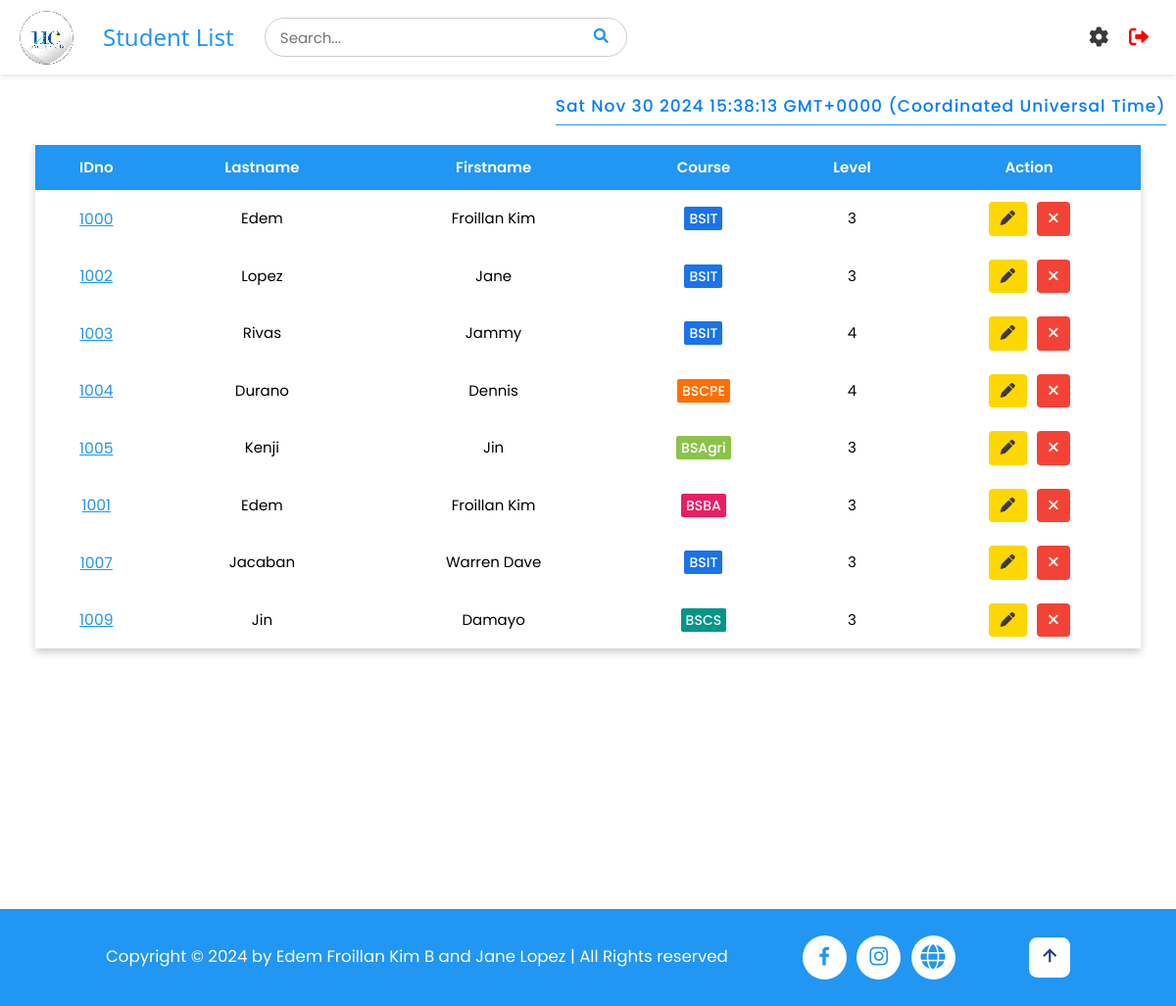
The page /students (signed in) on the database as committed earlier.
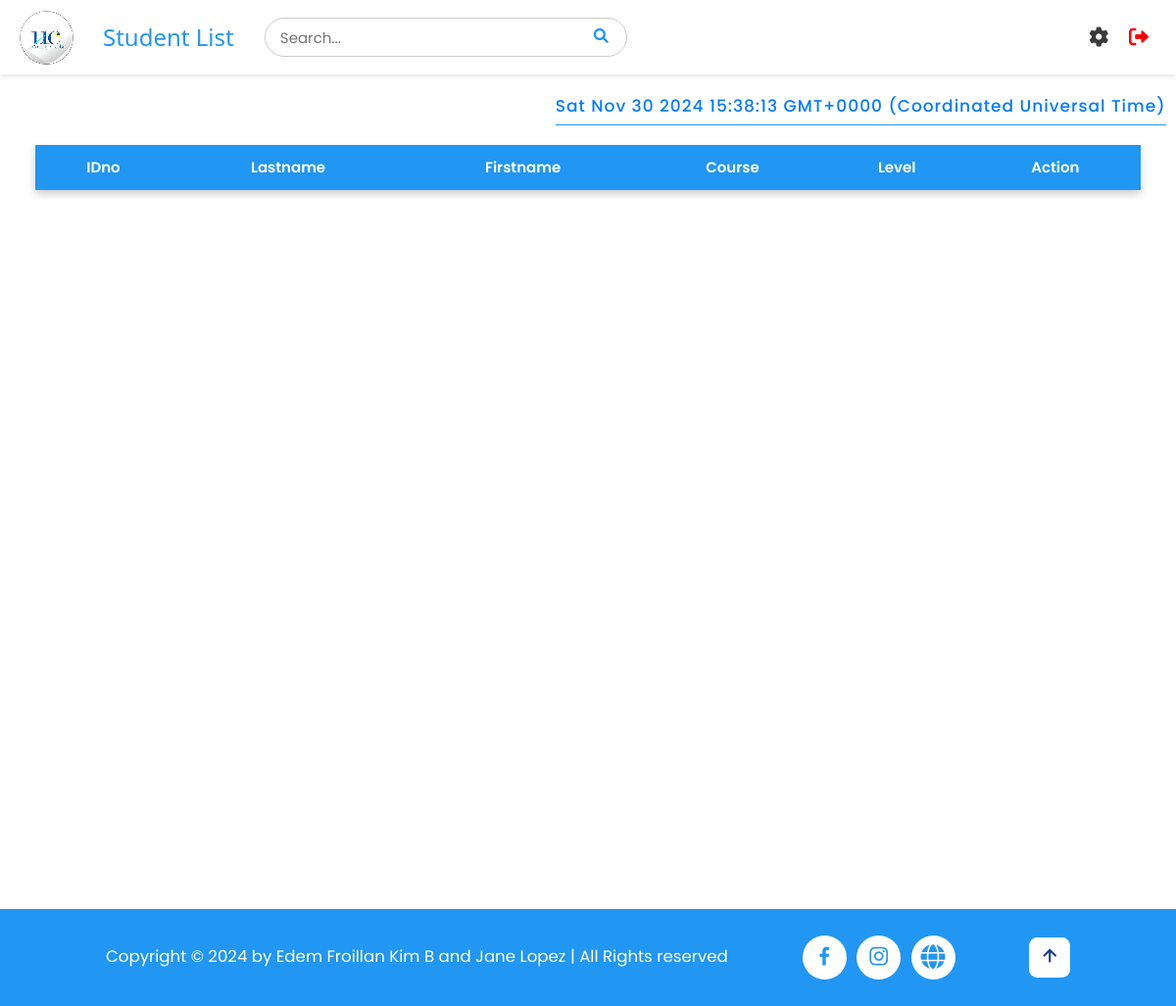
The same page on the database as committed later.
### tables this page shows
CREATE TABLE students (
                    id INTEGER PRIMARY KEY AUTOINCREMENT,
                    idno varchar(10) UNIQUE,
                    firstname varchar(50),
                    lastname varchar(50),
                    course varchar(10),
                    level varchar(5),
                    image TEXT,
                    qrcode TEXT
);

### app.py (the view)
@app.route('/students')
def student_list():
    if 'username' in session:
        pagetitle = "Student List"
        users = get_users()
        students = getall_records('students')
        return render_template('studentlist.html', data=students, pagetitle=pagetitle, users=users)
    else:
        flash("Please log in first!", "warning")
        return redirect(url_for('login'))

### app.py (called while the page is built)
@app.after_request
def after_request(response):
    response.headers['Cache-Control'] = 'no-store, no-cache, must-revalidate, post-check=0, pre-check=0, max-age=0'
    response.headers['Pragma'] = 'no-cache'
    response.headers['Expires'] = '-1'
    if hasattr(session, 'username') and 'username' not in session:
        response.headers['Cache-Control'] = 'no-store'
        response.headers['Pragma'] = 'no-cache'
        response.headers['Expires'] = '-1'
    return response

def get_users() -> object:
    return getall_records('students')

### dbhelper.py (called while the page is built)
def getprocess(sql: str, params=()) -> list:
    db = connect(database)
    cursor = db.cursor()
    cursor.row_factory = Row
    try:
        cursor.execute(sql, params)
        data = cursor.fetchall()
        return data
    finally:
        cursor.close()
        db.close()

def getall_records(table: str) -> list:
    sql = f'SELECT * FROM `{table}`'
    return getprocess(sql)

### templates/studentlist.html (shortened to what this page needs)
{% extends 'base.html' %}
{% block header %}
    {% include 'header.html' %}
{% endblock %}
{% block content %}
<div id="timestamp"></div>
<div class="full container" style="min-height: 100vh;">
<div id="main_container">
    <div class="w3-full" style="padding: 1rem 3%;">
        <div class="styled-table-wrapper">
            <table class="styled-table" id="table">
                <thead>
                    <tr id="tr1">
                        <th>IDno</th>
                        <th class="w3-hide-small">Lastname</th>
                        <th class="w3-hide-small">Firstname</th>
                        <th>Course</th>
                        <th>Level</th>
                        <th class="w3-center">Action</th>
                    </tr>
                </thead>
                <tbody>
                    {% for user in users %}
                    <tr id="tr2">
                        <td class="w3-center" data-cell="IDNO:" id="idno">
                            <a href="#" style="color: #2196F3; font-size: 1.5rem" onclick="viewStudent('{{ user['idno'] }}')">{{ user['idno'] }}</a>
                        </td>
                        <td class="w3-center w3-hide-small" data-cell="LASTNAME:">{{ user["lastname"] }}</td>
                        <td class="w3-center w3-hide-small" data-cell="FIRSTNAME:">{{ user["firstname"] }}</td>
                        <td class="w3-center" data-cell="COURSE:">
                            <span class="course-style course-{{ user['course']|lower }}">
                                {{ user["course"] }}
                            </span>
                        </td>
                        <td class="w3-center level-{{ user['level'] }}" data-cell="LEVEL:">{{ user["level"] }}</td>
                        <td class="w3-center" data-cell="ACTION:" style="display: flex; align-items: center; justify-content: center; gap: 1rem;">
                            <button class="w3-button edit-btn edit" onclick="openEditModal('{{ user['idno'] }}', '{{ user['lastname'] }}', '{{ user['firstname'] }}', '{{ user['course'] }}', '{{ user['level'] }}')">
                                <i class="fas fa-pen"></i>
                            </button>
                            <button class="w3-button w3-red delete-btn delete" onclick="openCustomAlert('{{ user['idno'] }}')">
                                <i class="fas fa-times"></i>
                            </button>
                        </td>
                    </tr>
                    {% endfor %}
                </tbody>
            </table>
        </div>
    </div>
</div>
</div>
{% endblock %}

### templates/base.html (shortened to what this page needs)
<!DOCTYPE html>
<html>
<head>
    <link rel='stylesheet' href="{{ url_for('static', filename='css/style.css') }}">
    <link rel="stylesheet" href="https://cdnjs.cloudflare.com/ajax/libs/font-awesome/6.0.0-beta3/css/all.min.css">
    <link href='https://unpkg.com/boxicons@2.1.4/css/boxicons.min.css' rel='stylesheet'>
</head>
<body>
    <div>
        {% block header %}{% endblock %}
        {% block content %}
        {% endblock %}
    </div>
 <footer class="footer">
        <div class="footer-text">
            <p>Copyright &copy; 2024 by Edem Froillan Kim B and Jane Lopez | All Rights reserved</p>
        </div>
        <div class="social-media">
            <a href="https://www.facebook.com/universityofcebuinc"><i class='bx bxl-facebook'></i></a>
            <a href="https://www.instagram.com/ucwebmaster"><i class='bx bxl-instagram'></i></a>
            <a href="https://www.universityofcebu.net/p/scholarship.html?m=1"><i class="fa-solid fa-globe"></i></a>
        </div>
        <div class="footer-iconTop">
            <a href="#home"><i class='bx bx-up-arrow-alt' ></i></a>
        </div>
    </footer>
</body>
</html>

### templates/header.html (shortened to what this page needs)
<div class="header">
    <div class="left-section">
        <img src="../static/images/logo.png" alt="Logo" id="logo">
        <h3 class="pagetitle">{{ pagetitle }}</h3>
        <div class="search" style="position: relative;">
        <input type="text" placeholder="Search..." id="search-bar">
        <button type="submit" id="search-button"><i class="fa fa-search"></i></button>
    </div>
    </div>
    <div class="menu" style="position: relative;">
    <i class="fa solid fa-gear" id="menu-icon"></i>
    <a href="/logout" id="logout">
        <i class="fa fa-sign-out-alt"></i>
    </a>
    </div>
</div>

### static/css/style.css (style rules this page uses)
html { box-sizing:border-box }
*,*:before,*:after { box-sizing:inherit }
html { -ms-text-size-adjust:100%;-webkit-text-size-adjust:100% }
body { margin:0 }
article,aside,details,figcaption,figure,footer,header,main,menu,nav,section { display:block }
a { background-color:transparent }
img { border-style:none }
button,input,select,textarea,optgroup { font:inherit;margin:0 }
button,input { overflow:visible }
button,select { text-transform:none }
button,[type=button],[type=reset],[type=submit] { -webkit-appearance:button }
html,body { font-family:Verdana,sans-serif;font-size:15px;line-height:1.5 }
html { overflow-x:hidden }
h3 { font-size:24px }
h1,h2,h3,h4,h5,h6 { font-family:"Segoe UI",Arial,sans-serif;font-weight:400;margin:10px 0 }
img { vertical-align:middle }
a { color:inherit }
.w3-center { text-align:center!important }
img { image-rendering: pixelated; }
.header { display: flex; justify-content: space-between; align-items: center; padding: 10px 20px; background-color: #fff; box-shadow: 0 2px 5px rgba(0, 0, 0, 0.1); position: sticky; top: 0; z-index: 100; margin-bottom: 1rem; }
.left-section { display: flex; align-items: center; }
#logo { width: 55px; height: auto; margin-right: 10px; }
.pagetitle { margin-left: 20px; color: #2196F3; }
#search-bar { padding: 15px; margin-right: 10px; border-radius: 20px; border: 1px solid #ccc; margin-left: 3rem; width: 370px; height: 40px; }
#search-button { color: #2196F3; border: none; cursor: pointer; position: absolute; background: transparent; right: 23px; top: 7px; }
#logout { text-decoration: none; color: red; font-size: 20px; transition: color 0.3s ease; }
#logout i { margin-right: 8px; }
.navbar, #logout { position: sticky; top: 0; background-color: #fff; padding: 10px 0; z-index: 100; gap: 3rem; }
#timestamp { color: #007bff; font-size: 17px; font-weight: 500; text-align: center; padding: 5px 0; margin-top: 15px; letter-spacing: 1px; border-bottom: 1px solid #2196F3; width: fit-content; margin-left: auto; margin-right:1rem; }
* { font-family: "Poppins", sans-serif; }
.styled-table { width: 100%; border-collapse: collapse; margin-top: 10px; box-shadow: 0px 4px 8px rgba(0, 0, 0, 0.2); }
.styled-table th, .styled-table td { padding: 12px; }
.styled-table th { background-color: #2196F3; color: white; font-weight: 600; text-transform: capitalize; }
.menu { display: flex; align-items: center; gap: 2rem; }
#menu-icon { font-size: 20px; color: #3a3a3a; cursor: pointer; display: none; transition: transform 0.3s ease, color 0.3s ease; }
.footer { display: flex; justify-content: space-between; align-items: center; flex-wrap: wrap; padding: 2rem 9%; background: #2196F3; }
.footer-text p { font-size: 1.6rem; color: #fff; }
.footer-iconTop a { display: inline-flex; justify-content: center; align-items: center; padding: 0.8rem; background: #fff; border-radius: 0.8rem; transition: all 0.3s ease; text-decoration: none; color: #1E3A8A; }
.footer-iconTop a i { font-size: 2.4rem; color: #1E3A8A; }
.social-media { display: flex; gap: 1rem; justify-content: center; align-items: center; }
.social-media a { display: inline-flex; justify-content: center; align-items: center; width: 45px; height: 45px; background: #fff; color: #2196F3; font-size: 2.4rem; border-radius: 50%; transition: all 0.3s ease; text-decoration: none; }
@media (max-width: 1402px) { #menu-icon { display: block; } }

### templates/base.html (style rules this page uses)
html { font-size: 65%; }

Rows that differ between the two databases and show on the page:
removed students: idno "1000", lastname "Edem", firstname "Froillan Kim", course "BSIT", level "3"
removed students: idno "1002", lastname "Lopez", firstname "Jane", course "BSIT", level "3"
removed students: idno "1003", lastname "Rivas", firstname "Jammy", course "BSIT", level "4"
removed students: idno "1004", lastname "Durano", firstname "Dennis", course "BSCPE", level "4"
removed students: idno "1005", lastname "Kenji", firstname "Jin", course "BSAgri", level "3"
removed students: idno "1001", lastname "Edem", firstname "Froillan Kim", course "BSBA", level "3"
removed students: idno "1007", lastname "Jacaban", firstname "Warren Dave", course "BSIT", level "3"
removed students: idno "1009", lastname "Jin", firstname "Damayo", course "BSCS", level "3"
